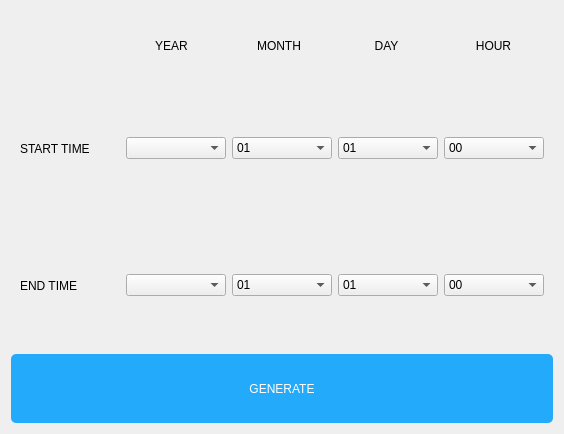
<?xml version="1.0" encoding="UTF-8"?>
<ui version="4.0">
 <class>Form</class>
 <widget class="QWidget" name="Form">
  <property name="geometry">
   <rect>
    <x>0</x>
    <y>0</y>
    <width>564</width>
    <height>434</height>
   </rect>
  </property>
  <property name="windowTitle">
   <string>Form</string>
  </property>
  <layout class="QVBoxLayout" name="verticalLayout" stretch="1,2,2,1">
   <property name="spacing">
    <number>0</number>
   </property>
   <item>
    <widget class="QWidget" name="widget_4" native="true">
     <layout class="QHBoxLayout" name="horizontalLayout_3" stretch="1,1,1,1,1">
      <item>
       <spacer name="horizontalSpacer">
        <property name="orientation">
         <enum>Qt::Horizontal</enum>
        </property>
        <property name="sizeHint" stdset="0">
         <size>
          <width>98</width>
          <height>20</height>
         </size>
        </property>
       </spacer>
      </item>
      <item>
       <widget class="QLabel" name="label_3">
        <property name="styleSheet">
         <string notr="true">font: 16pt &quot;Sans Serif&quot;;</string>
        </property>
        <property name="text">
         <string>YEAR</string>
        </property>
        <property name="alignment">
         <set>Qt::AlignCenter</set>
        </property>
       </widget>
      </item>
      <item>
       <widget class="QLabel" name="label_7">
        <property name="styleSheet">
         <string notr="true">font: 16pt &quot;Sans Serif&quot;;</string>
        </property>
        <property name="text">
         <string>MONTH</string>
        </property>
        <property name="alignment">
         <set>Qt::AlignCenter</set>
        </property>
       </widget>
      </item>
      <item>
       <widget class="QLabel" name="label_5">
        <property name="styleSheet">
         <string notr="true">font: 16pt &quot;Sans Serif&quot;;</string>
        </property>
        <property name="text">
         <string>DAY</string>
        </property>
        <property name="alignment">
         <set>Qt::AlignCenter</set>
        </property>
       </widget>
      </item>
      <item>
       <widget class="QLabel" name="label_6">
        <property name="styleSheet">
         <string notr="true">font: 16pt &quot;Sans Serif&quot;;</string>
        </property>
        <property name="text">
         <string>HOUR</string>
        </property>
        <property name="alignment">
         <set>Qt::AlignCenter</set>
        </property>
       </widget>
      </item>
     </layout>
    </widget>
   </item>
   <item>
    <widget class="QWidget" name="widget" native="true">
     <layout class="QHBoxLayout" name="horizontalLayout">
      <property name="topMargin">
       <number>0</number>
      </property>
      <property name="bottomMargin">
       <number>0</number>
      </property>
      <item>
       <widget class="QLabel" name="label">
        <property name="styleSheet">
         <string notr="true">font: 12pt &quot;Sans Serif&quot;;</string>
        </property>
        <property name="text">
         <string>START TIME</string>
        </property>
       </widget>
      </item>
      <item>
       <widget class="QComboBox" name="st_y"/>
      </item>
      <item>
       <widget class="QComboBox" name="st_m">
        <item>
         <property name="text">
          <string>01</string>
         </property>
        </item>
        <item>
         <property name="text">
          <string>02</string>
         </property>
        </item>
        <item>
         <property name="text">
          <string>03</string>
         </property>
        </item>
        <item>
         <property name="text">
          <string>04</string>
         </property>
        </item>
        <item>
         <property name="text">
          <string>05</string>
         </property>
        </item>
        <item>
         <property name="text">
          <string>06</string>
         </property>
        </item>
        <item>
         <property name="text">
          <string>07</string>
         </property>
        </item>
        <item>
         <property name="text">
          <string>08</string>
         </property>
        </item>
        <item>
         <property name="text">
          <string>09</string>
         </property>
        </item>
        <item>
         <property name="text">
          <string>10</string>
         </property>
        </item>
        <item>
         <property name="text">
          <string>11</string>
         </property>
        </item>
        <item>
         <property name="text">
          <string>12</string>
         </property>
        </item>
       </widget>
      </item>
      <item>
       <widget class="QComboBox" name="st_d">
        <item>
         <property name="text">
          <string>01</string>
         </property>
        </item>
        <item>
         <property name="text">
          <string>02</string>
         </property>
        </item>
        <item>
         <property name="text">
          <string>03</string>
         </property>
        </item>
        <item>
         <property name="text">
          <string>04</string>
         </property>
        </item>
        <item>
         <property name="text">
          <string>05</string>
         </property>
        </item>
        <item>
         <property name="text">
          <string>06</string>
         </property>
        </item>
        <item>
         <property name="text">
          <string>07</string>
         </property>
        </item>
        <item>
         <property name="text">
          <string>08</string>
         </property>
        </item>
        <item>
         <property name="text">
          <string>09</string>
         </property>
        </item>
        <item>
         <property name="text">
          <string>10</string>
         </property>
        </item>
        <item>
         <property name="text">
          <string>11</string>
         </property>
        </item>
        <item>
         <property name="text">
          <string>12</string>
         </property>
        </item>
        <item>
         <property name="text">
          <string>13</string>
         </property>
        </item>
        <item>
         <property name="text">
          <string>14</string>
         </property>
        </item>
        <item>
         <property name="text">
          <string>15</string>
         </property>
        </item>
        <item>
         <property name="text">
          <string>16</string>
         </property>
        </item>
        <item>
         <property name="text">
          <string>17</string>
         </property>
        </item>
        <item>
         <property name="text">
          <string>18</string>
         </property>
        </item>
        <item>
         <property name="text">
          <string>19</string>
         </property>
        </item>
        <item>
         <property name="text">
          <string>20</string>
         </property>
        </item>
        <item>
         <property name="text">
          <string>21</string>
         </property>
        </item>
        <item>
         <property name="text">
          <string>22</string>
         </property>
        </item>
        <item>
         <property name="text">
          <string>23</string>
         </property>
        </item>
        <item>
         <property name="text">
          <string>24</string>
         </property>
        </item>
        <item>
         <property name="text">
          <string>25</string>
         </property>
        </item>
        <item>
         <property name="text">
          <string>26</string>
         </property>
        </item>
        <item>
         <property name="text">
          <string>27</string>
         </property>
        </item>
        <item>
         <property name="text">
          <string>28</string>
         </property>
        </item>
        <item>
         <property name="text">
          <string>29</string>
         </property>
        </item>
        <item>
         <property name="text">
          <string>30</string>
         </property>
        </item>
        <item>
         <property name="text">
          <string>31</string>
         </property>
        </item>
       </widget>
      </item>
      <item>
       <widget class="QComboBox" name="st_h">
        <item>
         <property name="text">
          <string>00</string>
         </property>
        </item>
        <item>
         <property name="text">
          <string>01</string>
         </property>
        </item>
        <item>
         <property name="text">
          <string>02</string>
         </property>
        </item>
        <item>
         <property name="text">
          <string>03</string>
         </property>
        </item>
        <item>
         <property name="text">
          <string>04</string>
         </property>
        </item>
        <item>
         <property name="text">
          <string>05</string>
         </property>
        </item>
        <item>
         <property name="text">
          <string>06</string>
         </property>
        </item>
        <item>
         <property name="text">
          <string>07</string>
         </property>
        </item>
        <item>
         <property name="text">
          <string>08</string>
         </property>
        </item>
        <item>
         <property name="text">
          <string>09</string>
         </property>
        </item>
        <item>
         <property name="text">
          <string>10</string>
         </property>
        </item>
        <item>
         <property name="text">
          <string>11</string>
         </property>
        </item>
        <item>
         <property name="text">
          <string>12</string>
         </property>
        </item>
        <item>
         <property name="text">
          <string>13</string>
         </property>
        </item>
        <item>
         <property name="text">
          <string>14</string>
         </property>
        </item>
        <item>
         <property name="text">
          <string>15</string>
         </property>
        </item>
        <item>
         <property name="text">
          <string>16</string>
         </property>
        </item>
        <item>
         <property name="text">
          <string>17</string>
         </property>
        </item>
        <item>
         <property name="text">
          <string>18</string>
         </property>
        </item>
        <item>
         <property name="text">
          <string>19</string>
         </property>
        </item>
        <item>
         <property name="text">
          <string>20</string>
         </property>
        </item>
        <item>
         <property name="text">
          <string>21</string>
         </property>
        </item>
        <item>
         <property name="text">
          <string>22</string>
         </property>
        </item>
        <item>
         <property name="text">
          <string>23</string>
         </property>
        </item>
       </widget>
      </item>
     </layout>
    </widget>
   </item>
   <item>
    <widget class="QWidget" name="widget_2" native="true">
     <layout class="QHBoxLayout" name="horizontalLayout_2">
      <property name="topMargin">
       <number>0</number>
      </property>
      <property name="bottomMargin">
       <number>0</number>
      </property>
      <item>
       <widget class="QLabel" name="label_2">
        <property name="styleSheet">
         <string notr="true">font: 12pt &quot;Sans Serif&quot;;</string>
        </property>
        <property name="text">
         <string>END TIME</string>
        </property>
       </widget>
      </item>
      <item>
       <widget class="QComboBox" name="ed_y"/>
      </item>
      <item>
       <widget class="QComboBox" name="ed_m">
        <item>
         <property name="text">
          <string>01</string>
         </property>
        </item>
        <item>
         <property name="text">
          <string>02</string>
         </property>
        </item>
        <item>
         <property name="text">
          <string>03</string>
         </property>
        </item>
        <item>
         <property name="text">
          <string>04</string>
         </property>
        </item>
        <item>
         <property name="text">
          <string>05</string>
         </property>
        </item>
        <item>
         <property name="text">
          <string>06</string>
         </property>
        </item>
        <item>
         <property name="text">
          <string>07</string>
         </property>
        </item>
        <item>
         <property name="text">
          <string>08</string>
         </property>
        </item>
        <item>
         <property name="text">
          <string>09</string>
         </property>
        </item>
        <item>
         <property name="text">
          <string>10</string>
         </property>
        </item>
        <item>
         <property name="text">
          <string>11</string>
         </property>
        </item>
        <item>
         <property name="text">
          <string>12</string>
         </property>
        </item>
       </widget>
      </item>
      <item>
       <widget class="QComboBox" name="ed_d">
        <item>
         <property name="text">
          <string>01</string>
         </property>
        </item>
        <item>
         <property name="text">
          <string>02</string>
         </property>
        </item>
        <item>
         <property name="text">
          <string>03</string>
         </property>
        </item>
        <item>
         <property name="text">
          <string>04</string>
         </property>
        </item>
        <item>
         <property name="text">
          <string>05</string>
         </property>
        </item>
        <item>
         <property name="text">
          <string>06</string>
         </property>
        </item>
        <item>
         <property name="text">
          <string>07</string>
         </property>
        </item>
        <item>
         <property name="text">
          <string>08</string>
         </property>
        </item>
        <item>
         <property name="text">
          <string>09</string>
         </property>
        </item>
        <item>
         <property name="text">
          <string>10</string>
         </property>
        </item>
        <item>
         <property name="text">
          <string>11</string>
         </property>
        </item>
        <item>
         <property name="text">
          <string>12</string>
         </property>
        </item>
        <item>
         <property name="text">
          <string>13</string>
         </property>
        </item>
        <item>
         <property name="text">
          <string>14</string>
         </property>
        </item>
        <item>
         <property name="text">
          <string>15</string>
         </property>
        </item>
        <item>
         <property name="text">
          <string>16</string>
         </property>
        </item>
        <item>
         <property name="text">
          <string>17</string>
         </property>
        </item>
        <item>
         <property name="text">
          <string>18</string>
         </property>
        </item>
        <item>
         <property name="text">
          <string>19</string>
         </property>
        </item>
        <item>
         <property name="text">
          <string>20</string>
         </property>
        </item>
        <item>
         <property name="text">
          <string>21</string>
         </property>
        </item>
        <item>
         <property name="text">
          <string>22</string>
         </property>
        </item>
        <item>
         <property name="text">
          <string>23</string>
         </property>
        </item>
        <item>
         <property name="text">
          <string>24</string>
         </property>
        </item>
        <item>
         <property name="text">
          <string>25</string>
         </property>
        </item>
        <item>
         <property name="text">
          <string>26</string>
         </property>
        </item>
        <item>
         <property name="text">
          <string>27</string>
         </property>
        </item>
        <item>
         <property name="text">
          <string>28</string>
         </property>
        </item>
        <item>
         <property name="text">
          <string>29</string>
         </property>
        </item>
        <item>
         <property name="text">
          <string>30</string>
         </property>
        </item>
        <item>
         <property name="text">
          <string>31</string>
         </property>
        </item>
       </widget>
      </item>
      <item>
       <widget class="QComboBox" name="ed_h">
        <item>
         <property name="text">
          <string>00</string>
         </property>
        </item>
        <item>
         <property name="text">
          <string>01</string>
         </property>
        </item>
        <item>
         <property name="text">
          <string>02</string>
         </property>
        </item>
        <item>
         <property name="text">
          <string>03</string>
         </property>
        </item>
        <item>
         <property name="text">
          <string>04</string>
         </property>
        </item>
        <item>
         <property name="text">
          <string>05</string>
         </property>
        </item>
        <item>
         <property name="text">
          <string>06</string>
         </property>
        </item>
        <item>
         <property name="text">
          <string>07</string>
         </property>
        </item>
        <item>
         <property name="text">
          <string>08</string>
         </property>
        </item>
        <item>
         <property name="text">
          <string>09</string>
         </property>
        </item>
        <item>
         <property name="text">
          <string>10</string>
         </property>
        </item>
        <item>
         <property name="text">
          <string>11</string>
         </property>
        </item>
        <item>
         <property name="text">
          <string>12</string>
         </property>
        </item>
        <item>
         <property name="text">
          <string>13</string>
         </property>
        </item>
        <item>
         <property name="text">
          <string>14</string>
         </property>
        </item>
        <item>
         <property name="text">
          <string>15</string>
         </property>
        </item>
        <item>
         <property name="text">
          <string>16</string>
         </property>
        </item>
        <item>
         <property name="text">
          <string>17</string>
         </property>
        </item>
        <item>
         <property name="text">
          <string>18</string>
         </property>
        </item>
        <item>
         <property name="text">
          <string>19</string>
         </property>
        </item>
        <item>
         <property name="text">
          <string>20</string>
         </property>
        </item>
        <item>
         <property name="text">
          <string>21</string>
         </property>
        </item>
        <item>
         <property name="text">
          <string>22</string>
         </property>
        </item>
        <item>
         <property name="text">
          <string>23</string>
         </property>
        </item>
       </widget>
      </item>
     </layout>
    </widget>
   </item>
   <item>
    <widget class="QPushButton" name="gen_btn">
     <property name="sizePolicy">
      <sizepolicy hsizetype="Expanding" vsizetype="Expanding">
       <horstretch>0</horstretch>
       <verstretch>0</verstretch>
      </sizepolicy>
     </property>
     <property name="styleSheet">
      <string notr="true">QPushButton{
font: 16pt &quot;Sans Serif&quot;;
background-color: rgb(36,170,250);
border-radius: 5px;
color:white;
}
QPushButton:hover{
background-color: rgb(72,200,250);

}
QPushButton:pressed{
background-color: rgb(18,140,250);
}</string>
     </property>
     <property name="text">
      <string>GENERATE</string>
     </property>
    </widget>
   </item>
  </layout>
 </widget>
 <resources/>
 <connections>
  <connection>
   <sender>gen_btn</sender>
   <signal>clicked()</signal>
   <receiver>Form</receiver>
   <slot>gen_csv()</slot>
   <hints>
    <hint type="sourcelabel">
     <x>349</x>
     <y>394</y>
    </hint>
    <hint type="destinationlabel">
     <x>343</x>
     <y>534</y>
    </hint>
   </hints>
  </connection>
 </connections>
 <slots>
  <slot>gen_csv()</slot>
 </slots>
</ui>
